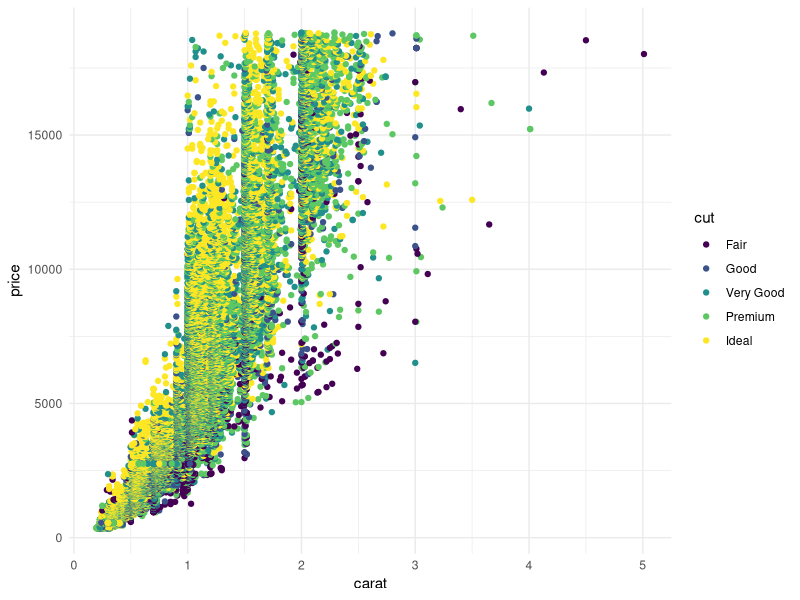

Write the R code that produced this figure.
## ---- chunk 1
knitr::opts_chunk$set(echo = TRUE)
library(tidyverse)
## ---- chunk 2
ggplot(diamonds, aes(x = carat, y = price)) +
  geom_point(aes(color = cut)) +
  theme_minimal()
## ---- chunk 3
### In this code chunk, start with the diamonds dataset (built in to
### ggplot2 package) and create a subset based on filtering, e.g., 
### size greater than 1 carat or cut is "Ideal"

data(diamonds)
data <- diamonds 

subset <- data %>% 
  filter(carat > 1)

summary(subset)

## ---- chunk 4
### Both partners - delete this comment, then write some code here
### to plot, summarize, calculate something simple using the diamonds
### dataset.


## ---- chunk 5
### Both partners - delete this comment, then write some code here
### to plot, summarize, calculate something simple using the diamonds
### dataset.


